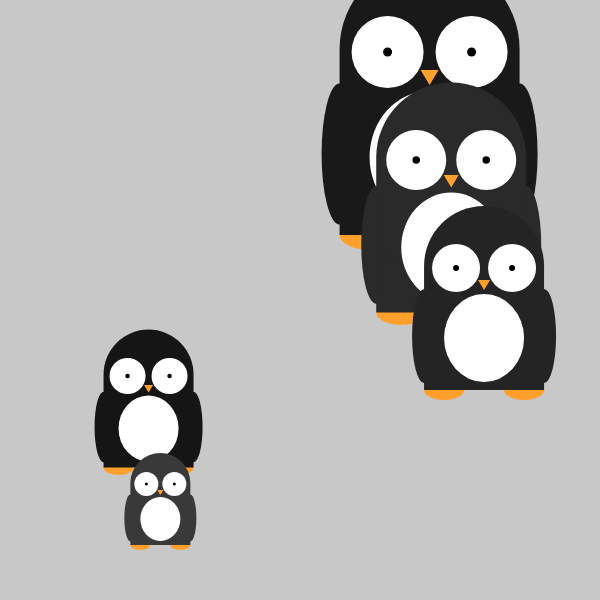
Frame 1 (no input)
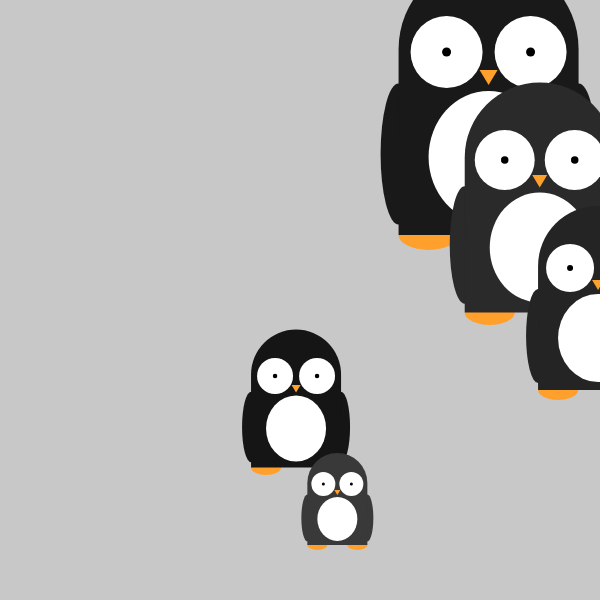
Frame 60 (no input)
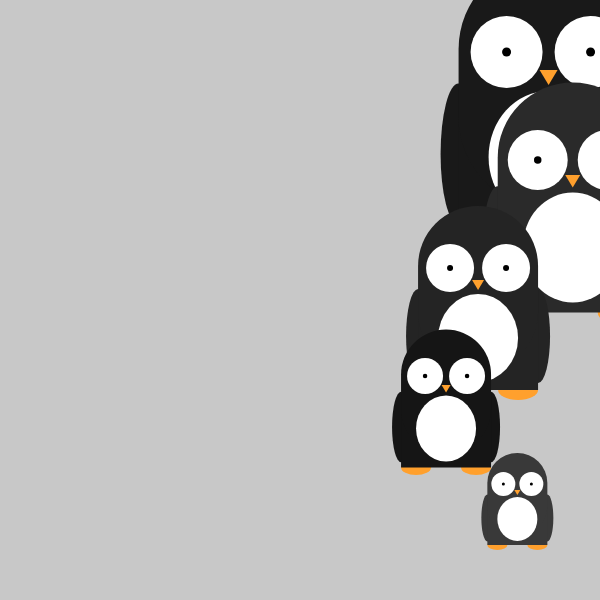
Frame 120 (the mouse pressed at the canvas centre since frame 60)

The p5.js sketch that drew these frames (run headless with seeded random() and noise() and a simulated clock; from frame 60 on, the mouse is pressed at the canvas centre):

// p5.js sketch
// ── sketch.js
let penguinA;
let penguinB;
let penguinC;
let penguinD;
let penguinE; 
function setup() {  
	createCanvas(600, 600);
	background(200);
	penguinA = new Penguin(random(width), 100, random(120), 0.6,1);
	penguinB = new Penguin(random(width), 200, random(120), 0.5,1.5);
	penguinC = new Penguin(random(width), 300, random(120), 0.4,2);
	penguinD = new Penguin(random(width), 400, random(120), 0.3,2.5);
	penguinE = new Penguin(random(width), 500, random(120), 0.2,3);
} 
function draw() { 
	background(200); 
	penguinA.move();  
	penguinA.display();
	penguinB.move();  
	penguinB.display();
	penguinC.move();  
	penguinC.display();
	penguinD.move();  
	penguinD.display();
	penguinE.move();  
	penguinE.display();
}

// ── penguin.js
//企鹅类的属性包括企鹅x，y位置、企鹅颜色、企鹅大小和企鹅运动速度，方法包括企鹅运动和绘制企鹅
class Penguin{
	constructor(penguinX,penguinY,penguinColor,penguinScale,penguinSpeed){
		this.pX = penguinX;
		this.pY = penguinY;
		this.pColor = penguinColor;
		this.pScale = penguinScale;
		this.pSpeed = penguinSpeed;
		this.direction = 1;
	}
	move() { 
   		if(this.pX>width){
   			this.direction = -this.direction;
   		}
   		else if(this.pX<0){
   			this.direction = -this.direction;
   		}
   		this.pX += this.pSpeed*this.direction;
	}
	display() {
		push();
		rectMode(CENTER);
   		translate(this.pX, this.pY);
		scale(this.pScale);
		//两条腿
		noStroke();
		fill(255,160,45);
		ellipse(-100,225,100,50);
		ellipse(100,225,100,50);
		//身子
		fill(this.pColor);
		ellipse(-150,90,60,235);
		ellipse(150,90,60,235);
		rect(0,100,300,250);
		stroke(this.pColor);  
		strokeWeight(300); 
		line(0, -85, 0, 30);
		//眼睛和肚皮
		fill(255);
		noStroke();
		ellipse(-70,-80,120,120);
		ellipse(70,-80,120,120);
		ellipse(0,95,200,220);
		//眼球
		fill(0);
		ellipse(-70,-80,15,15);
		ellipse(70,-80,15,15);
		//嘴巴
		noStroke();
		fill(255,160,45);
		triangle(-15,-50,15,-50,0,-25);
		pop();
	}
}
